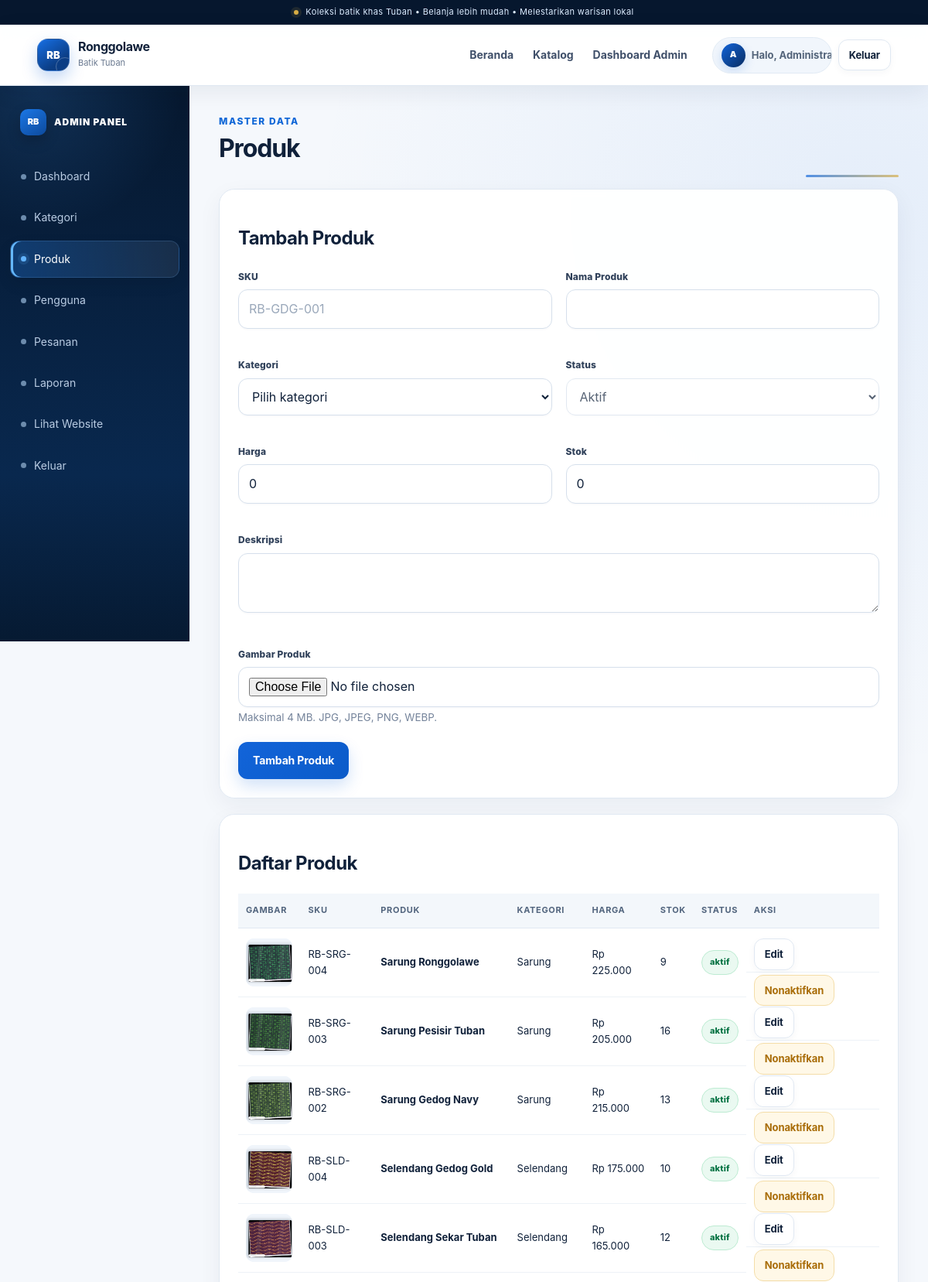
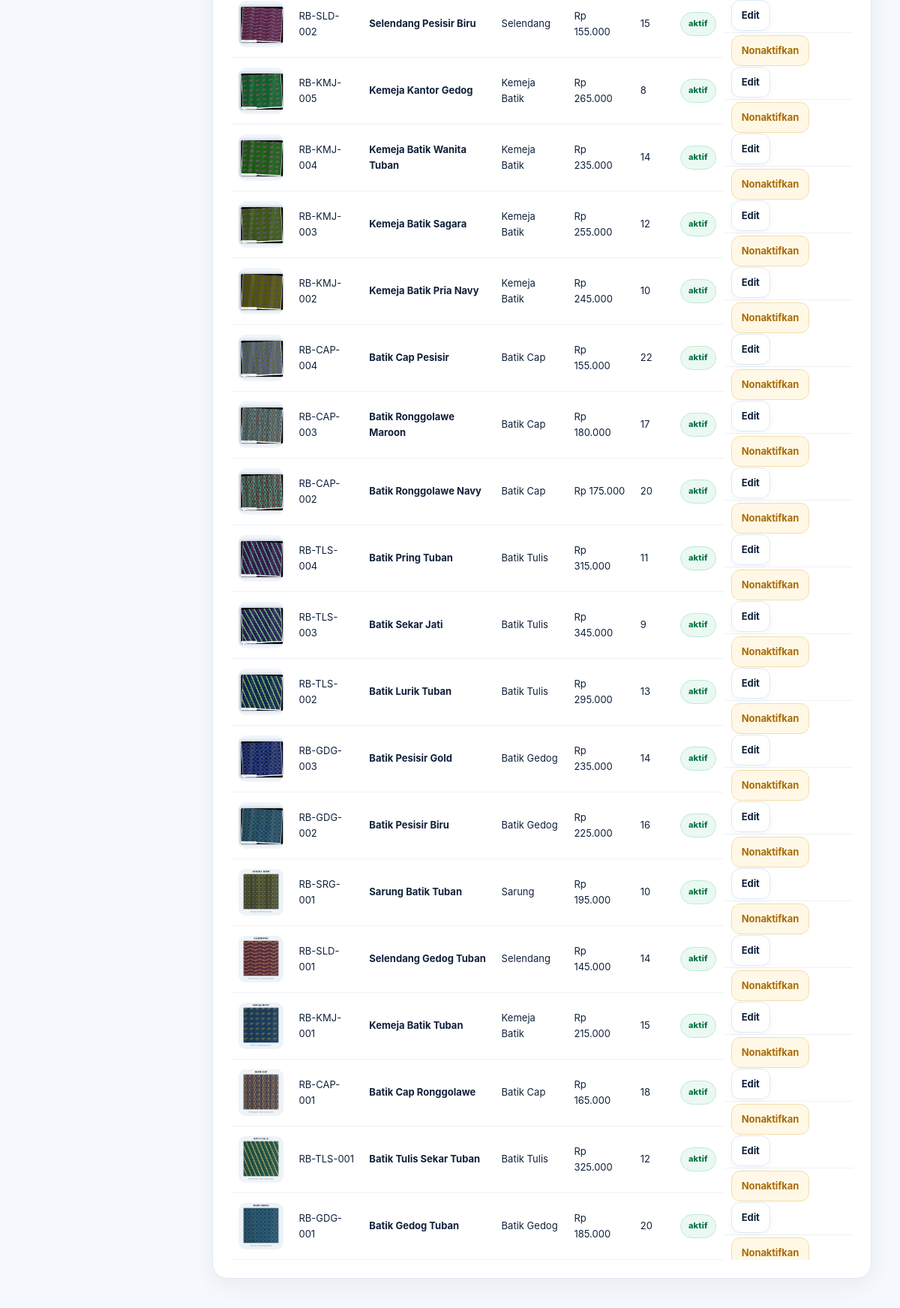
Page /admin/produk.php (signed in, upper part) on the committed database (2 pictures, top to bottom).
### tables this page shows
CREATE TABLE IF NOT EXISTS products (
    id INT UNSIGNED AUTO_INCREMENT PRIMARY KEY,
    category_id INT UNSIGNED NOT NULL,
    sku VARCHAR(50) NOT NULL UNIQUE,
    nama_produk VARCHAR(150) NOT NULL,
    slug VARCHAR(180) NOT NULL UNIQUE,
    deskripsi TEXT,
    harga DECIMAL(12,2) NOT NULL DEFAULT 0.00,
    stok INT UNSIGNED NOT NULL DEFAULT 0,
    gambar VARCHAR(255),
    status ENUM('aktif','nonaktif') NOT NULL DEFAULT 'aktif',
    created_at TIMESTAMP NOT NULL DEFAULT CURRENT_TIMESTAMP,
    updated_at TIMESTAMP NOT NULL DEFAULT CURRENT_TIMESTAMP ON UPDATE CURRENT_TIMESTAMP,
    INDEX idx_products_category (category_id), INDEX idx_products_status (status), INDEX idx_products_nama (nama_produk),
    CONSTRAINT fk_products_category FOREIGN KEY (category_id) REFERENCES categories(id) ON UPDATE CASCADE ON DELETE RESTRICT
);

CREATE TABLE IF NOT EXISTS categories (
    id INT UNSIGNED AUTO_INCREMENT PRIMARY KEY,
    nama_kategori VARCHAR(100) NOT NULL UNIQUE,
    deskripsi VARCHAR(255),
    status ENUM('aktif','nonaktif') NOT NULL DEFAULT 'aktif',
    created_at TIMESTAMP NOT NULL DEFAULT CURRENT_TIMESTAMP,
    updated_at TIMESTAMP NOT NULL DEFAULT CURRENT_TIMESTAMP ON UPDATE CURRENT_TIMESTAMP,
    INDEX idx_categories_status (status)
);

### includes/functions.php (called while the page is built, shortened)
<?php
function e($value)
{
    return htmlspecialchars((string)$value, ENT_QUOTES, 'UTF-8');
}
function rupiah($value)
{
    return 'Rp ' . number_format((float)$value, 0, ',', '.');
}
?>

### admin/produk.php (the view, shortened to what this page needs)
<?php
require_once "../config/database.php";
require_once "../includes/functions.php";
$edit = null;
$products = mysqli_query($conn, "SELECT products.*,categories.nama_kategori FROM products INNER JOIN categories ON products.category_id=categories.id ORDER BY products.id DESC");
include "../includes/header.php";
?>
<div class="admin-layout">
    <aside class="sidebar">
        <div class="sidebar-title">ADMIN PANEL</div>
        <a href="index.php">Dashboard</a>
        <a href="kategori.php">Kategori</a>
        <a class="active" href="produk.php">Produk</a>
        <a href="pengguna.php">Pengguna</a>
        <a href="pesanan.php">Pesanan</a>
        <a href="laporan.php">Laporan</a>
        <a href="../index.php">Lihat Website</a>
        <a href="../logout.php">Keluar</a>
    </aside>
    <section class="admin-main">
        <div class="admin-head"><div><div class="kicker">MASTER DATA</div><h1>Produk</h1></div></div>
        <div class="admin-card">
            <h2><?= $edit ? 'Edit Produk' : 'Tambah Produk'; ?></h2>
            <form method="POST" enctype="multipart/form-data">
                <div class="form-grid">
                    <div class="form-group">
                        <label>SKU</label>
                        <input type="text" name="sku" value="<?= e($edit['sku'] ?? ''); ?>" placeholder="RB-GDG-001" required>
                    </div>
                    <div class="form-group">
                        <label>Nama Produk</label>
                        <input type="text" name="nama_produk" value="<?= e($edit['nama_produk'] ?? ''); ?>" required>
                    </div>
                    <div class="form-group">
                        <label>Kategori</label>
                        <select name="category_id" required>
                            <option value="">Pilih kategori</option>
                        </select>
                    </div>
                    <div class="form-group">
                        <label>Status</label>
                        <select name="status" <?= !$edit?'disabled':''; ?>>
                            <option value="aktif" <?= ($edit['status'] ?? '')==='aktif'?'selected':''; ?>>Aktif</option>
                        </select>
                    </div>
                    <div class="form-group">
                        <label>Harga</label>
                        <input type="number" name="harga" min="0" step="0.01" value="<?= e($edit['harga'] ?? '0'); ?>" required>
                    </div>
                    <div class="form-group">
                        <label>Stok</label>
                        <input type="number" name="stok" min="0" value="<?= e($edit['stok'] ?? '0'); ?>" required>
                    </div>
                    <div class="form-group full">
                        <label>Deskripsi</label>
                        <textarea name="deskripsi"><?= e($edit['deskripsi'] ?? ''); ?></textarea>
                    </div>
                    <div class="form-group full">
                        <label>Gambar Produk</label>
                        <input type="file" name="gambar" accept=".jpg,.jpeg,.png,.webp">
                        <small class="text-muted">Maksimal 4 MB. JPG, JPEG, PNG, WEBP.</small>
                    </div>
                </div>
                <button class="btn btn-primary" type="submit" name="<?= $edit?'edit':'tambah'; ?>">
                    <?= $edit?'Simpan Perubahan':'Tambah Produk'; ?>
                </button>
            </form>
        </div>
        <div class="admin-card">
            <h2>Daftar Produk</h2>
            <div class="table-wrap">
                <table class="admin-table">
                    <thead><tr><th>Gambar</th><th>SKU</th><th>Produk</th><th>Kategori</th><th>Harga</th><th>Stok</th><th>Status</th><th>Aksi</th></tr></thead>
                    <tbody>
                    <?php while ($row = mysqli_fetch_assoc($products)): ?>
                        <tr>
                            <td>
                                <?php if (!empty($row['gambar'])): ?>
                                    <img class="thumb-sm" src="../images/<?= e($row['gambar']); ?>" alt="">
                                <?php else: ?>-<?php endif; ?>
                            </td>
                            <td><?= e($row['sku']); ?></td>
                            <td><strong><?= e($row['nama_produk']); ?></strong></td>
                            <td><?= e($row['nama_kategori']); ?></td>
                            <td><?= rupiah($row['harga']); ?></td>
                            <td><?= (int)$row['stok']; ?></td>
                            <td><span class="status <?= $row['status']==='aktif'?'success':'danger'; ?>"><?= e($row['status']); ?></span></td>
                            <td class="actions">
                                <a class="btn btn-outline btn-sm" href="produk.php?edit=<?= (int)$row['id']; ?>">Edit</a>
                                <a class="btn btn-warning btn-sm" href="produk.php?toggle=<?= (int)$row['id']; ?>" onclick="return confirm('Ubah status produk?')"><?= $row['status']==='aktif'?'Nonaktifkan':'Aktifkan'; ?></a>
                            </td>
                        </tr>
                    <?php endwhile; ?>
                    </tbody>
                </table>
            </div>
        </div>
    </section>
</div>
<?php include "../includes/footer.php"; ?>

### rows in the picture
products: gambar (picture), sku "RB-SRG-004", nama_produk "Sarung Ronggolawe", category.nama_kategori "Sarung", harga "Rp 225.000", stok "9", status "aktif", shows "Nonaktifkan"
products: gambar (picture), sku "RB-SRG-003", nama_produk "Sarung Pesisir Tuban", category.nama_kategori "Sarung", harga "Rp 205.000", stok "16", status "aktif", shows "Nonaktifkan"
products: gambar (picture), sku "RB-SRG-002", nama_produk "Sarung Gedog Navy", category.nama_kategori "Sarung", harga "Rp 215.000", stok "13", status "aktif", shows "Nonaktifkan"
products: gambar (picture), sku "RB-SLD-004", nama_produk "Selendang Gedog Gold", category.nama_kategori "Selendang", harga "Rp 175.000", stok "10", status "aktif", shows "Nonaktifkan"
products: gambar (picture), sku "RB-SLD-003", nama_produk "Selendang Sekar Tuban", category.nama_kategori "Selendang", harga "Rp 165.000", stok "12", status "aktif", shows "Nonaktifkan"
products: gambar (picture), sku "RB-SLD-002", nama_produk "Selendang Pesisir Biru", category.nama_kategori "Selendang", harga "Rp 155.000", stok "15", status "aktif", shows "Nonaktifkan"
products: gambar (picture), sku "RB-KMJ-005", nama_produk "Kemeja Kantor Gedog", category.nama_kategori "Kemeja Batik", harga "Rp 265.000", stok "8", status "aktif", shows "Nonaktifkan"
products: gambar (picture), sku "RB-KMJ-004", nama_produk "Kemeja Batik Wanita Tuban", category.nama_kategori "Kemeja Batik", harga "Rp 235.000", stok "14", status "aktif", shows "Nonaktifkan"
products: gambar (picture), sku "RB-KMJ-003", nama_produk "Kemeja Batik Sagara", category.nama_kategori "Kemeja Batik", harga "Rp 255.000", stok "12", status "aktif", shows "Nonaktifkan"
products: gambar (picture), sku "RB-KMJ-002", nama_produk "Kemeja Batik Pria Navy", category.nama_kategori "Kemeja Batik", harga "Rp 245.000", stok "10", status "aktif", shows "Nonaktifkan"
products: gambar (picture), sku "RB-CAP-004", nama_produk "Batik Cap Pesisir", category.nama_kategori "Batik Cap", harga "Rp 155.000", stok "22", status "aktif", shows "Nonaktifkan"
products: gambar (picture), sku "RB-CAP-003", nama_produk "Batik Ronggolawe Maroon", category.nama_kategori "Batik Cap", harga "Rp 180.000", stok "17", status "aktif", shows "Nonaktifkan"
products: gambar (picture), sku "RB-CAP-002", nama_produk "Batik Ronggolawe Navy", category.nama_kategori "Batik Cap", harga "Rp 175.000", stok "20", status "aktif", shows "Nonaktifkan"
products: gambar (picture), sku "RB-TLS-004", nama_produk "Batik Pring Tuban", category.nama_kategori "Batik Tulis", harga "Rp 315.000", stok "11", status "aktif", shows "Nonaktifkan"
products: gambar (picture), sku "RB-TLS-003", nama_produk "Batik Sekar Jati", category.nama_kategori "Batik Tulis", harga "Rp 345.000", stok "9", status "aktif", shows "Nonaktifkan"
products: gambar (picture), sku "RB-TLS-002", nama_produk "Batik Lurik Tuban", category.nama_kategori "Batik Tulis", harga "Rp 295.000", stok "13", status "aktif", shows "Nonaktifkan"
products: gambar (picture), sku "RB-GDG-003", nama_produk "Batik Pesisir Gold", category.nama_kategori "Batik Gedog", harga "Rp 235.000", stok "14", status "aktif", shows "Nonaktifkan"
products: gambar (picture), sku "RB-GDG-002", nama_produk "Batik Pesisir Biru", category.nama_kategori "Batik Gedog", harga "Rp 225.000", stok "16", status "aktif", shows "Nonaktifkan"
products: gambar (picture), sku "RB-SRG-001", nama_produk "Sarung Batik Tuban", category.nama_kategori "Sarung", harga "Rp 195.000", stok "10", status "aktif", shows "Nonaktifkan"
products: gambar (picture), sku "RB-SLD-001", nama_produk "Selendang Gedog Tuban", category.nama_kategori "Selendang", harga "Rp 145.000", stok "14", status "aktif", shows "Nonaktifkan"
products: gambar (picture), sku "RB-KMJ-001", nama_produk "Kemeja Batik Tuban", category.nama_kategori "Kemeja Batik", harga "Rp 215.000", stok "15", status "aktif", shows "Nonaktifkan"
products: gambar (picture), sku "RB-CAP-001", nama_produk "Batik Cap Ronggolawe", category.nama_kategori "Batik Cap", harga "Rp 165.000", stok "18", status "aktif", shows "Nonaktifkan"
products: gambar (picture), sku "RB-TLS-001", nama_produk "Batik Tulis Sekar Tuban", category.nama_kategori "Batik Tulis", harga "Rp 325.000", stok "12", status "aktif", shows "Nonaktifkan"
products: gambar (picture), sku "RB-GDG-001", nama_produk "Batik Gedog Tuban", category.nama_kategori "Batik Gedog", harga "Rp 185.000", stok "20", status "aktif", shows "Nonaktifkan"

### other values in the picture
substr($user_name, 0, 1) "A"
$user_name "Admin…"
